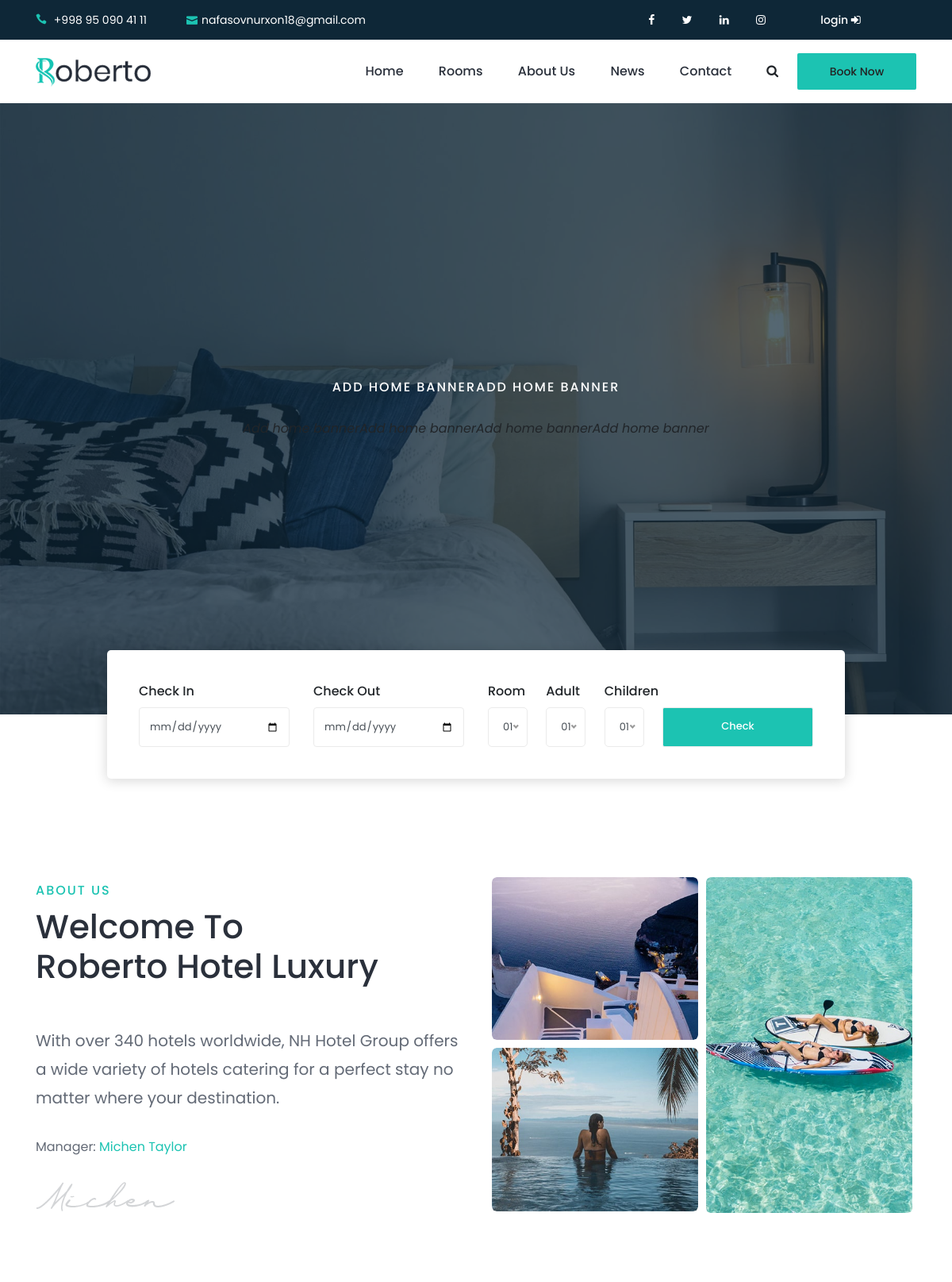
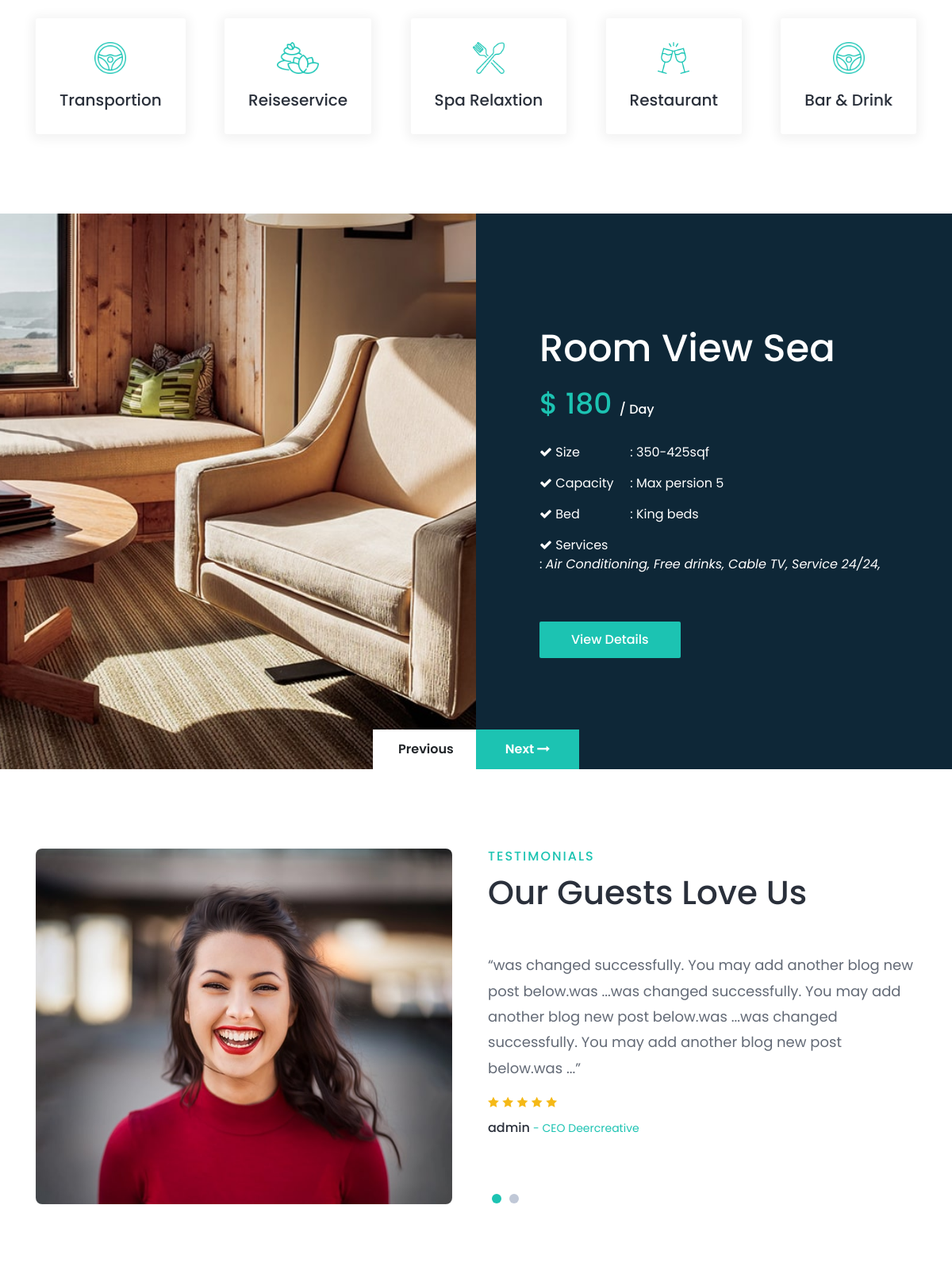
The page / (upper part) on the database its author committed (2 pictures, top to bottom).
### apps/main/models.py (models this page shows)
class MeContact(BaseModel):
    phone = models.CharField(max_length=25)
    email = models.EmailField()
    facebook = models.URLField(null=True, blank=True)
    linkedin = models.URLField(null=True, blank=True)
    twitter = models.URLField(null=True, blank=True)
    instagram = models.URLField(null=True, blank=True)
    address = models.CharField(max_length=35, null=True, blank=True)
    open_time = models.TimeField(null=True, blank=True)
    close_time = models.TimeField(null=True, blank=True)

class HomeBanner(BaseModel):
    title = models.CharField(max_length=221)
    image = models.ImageField(upload_to='banner/')
    description = models.TextField()

class Service(BaseModel):
    title = models.CharField(max_length=221)
    image = models.ImageField(upload_to='service/')

### apps/rooms/models.py (models this page shows, shortened)
class Rooms(BaseModel):
    title = models.CharField(max_length=221)
    author = models.ForeignKey('auth.User', on_delete=models.SET_NULL, null=True)
    services = models.ManyToManyField(RoomServices, related_name='services')
    bed = models.CharField(max_length=221)
    cost = models.CharField(max_length=25)
    size = models.CharField(max_length=25)
    adults = models.IntegerField()
    children = models.IntegerField()
    capacity = models.CharField(max_length=40)

class RoomImages(models.Model):
    room = models.ForeignKey(Rooms, on_delete=models.CASCADE, related_name='images')
    image = models.ImageField(upload_to='images/')

class RoomServices(BaseModel):
    title = models.CharField(max_length=50)
    image = models.ImageField(upload_to='images/')
    def __str__(self):
        return self.title

class RoomComments(BaseModel):
    room = models.ForeignKey(Rooms, on_delete=models.CASCADE, related_name='comments')
    author = models.ForeignKey('auth.User', on_delete=models.CASCADE, related_name='comments')
    comment = models.TextField()
    room_star1 = models.BooleanField(default=False)
    room_star2 = models.BooleanField(default=False)
    room_star3 = models.BooleanField(default=False)
    room_star4 = models.BooleanField(default=False)
    room_star5 = models.BooleanField(default=False)

### apps/main/views.py (the view)
# urls.py: path('', HomeView.as_view(), name='home'),
class HomeView(View):
    template_name = 'main/index.html'
    def get(self, request, *args, **kwargs):
        home_banner = HomeBanner.objects.all()
        service = Service.objects.all()
        blog_posts = BlogPost.objects.all()
        blog_new_posts = BlogNEWPost.objects.order_by('-id')[:3]
        rooms = Rooms.objects.all()
        rooms_comments = RoomComments.objects.all()[:4]
        context = {
            'home_banner': home_banner,
            'service': service,
            'blog_posts': blog_posts,
            'blog_new_posts': blog_new_posts,
            'rooms': rooms,
            'rooms_comments': rooms_comments,
        }
        return render(request, self.template_name, context)

### templates/main/index.html (shortened to what this page needs)
{% extends 'base.html' %}
{% load static %}
{% block content %}
    <section class="welcome-area">
        <div class="welcome-slides owl-carousel">
            {% for banner in home_banner %}
                <div class="single-welcome-slide bg-img bg-overlay"
                     style="background-image: url({{ banner.image.url }});"
                     data-img-url="{{ banner.image.url }}">
                    <div class="welcome-content h-100">
                        <div class="container h-100">
                            <div class="row h-100 align-items-center">
                                <div class="col-12">
                                    <div class="welcome-text text-center">
                                        <h6 data-animation="fadeInLeft" data-delay="200ms">{{ banner.title }}</h6>
                                        <i data-animation="fadeInLeft" data-delay="500ms">{{ banner.description }}</i>
                                    </div>
                                </div>
                            </div>
                        </div>
                    </div>
                </div>
            {% endfor %}
        </div>
    </section>
    <section class="roberto-about-area section-padding-100-0">
        <div class="hotel-search-form-area">
            <div class="container-fluid">
                <div class="hotel-search-form">
                    <form action="#" method="post">
                        <div class="row justify-content-between align-items-end">
                            <div class="col-6 col-md-2 col-lg-3">
                                <label for="checkIn">Check In</label>
                                <input type="date" class="form-control" id="checkIn" name="checkin-date">
                            </div>
                            <div class="col-6 col-md-2 col-lg-3">
                                <label for="checkOut">Check Out</label>
                                <input type="date" class="form-control" id="checkOut" name="checkout-date">
                            </div>
                            <div class="col-4 col-md-1">
                                <label for="room">Room</label>
                            </div>
                            <div class="col-4 col-md-1">
                                <label for="adults">Adult</label>
                            </div>
                            <div class="col-4 col-md-2 col-lg-1">
                                <label for="children">Children</label>
                            </div>
                            <div class="col-12 col-md-3">
                                <button type="submit" class="form-control btn roberto-btn w-100">Check Availability
                                </button>
                            </div>
                        </div>
                    </form>
                </div>
            </div>
        </div>
        <div class="container mt-100">
            <div class="row align-items-center">
                <div class="col-12 col-lg-6">
                    <div class="section-heading wow fadeInUp" data-wow-delay="100ms">
                        <h6>About Us</h6>
                        <h2>Welcome to <br>Roberto Hotel Luxury</h2>
                    </div>
                    <div class="about-us-content mb-100">
                        <h5 class="wow fadeInUp" data-wow-delay="300ms">With over 340 hotels worldwide, NH Hotel Group
                            offers a wide variety of hotels catering for a perfect stay no matter where your
                            destination.</h5>
                        <p class="wow fadeInUp" data-wow-delay="400ms">Manager: <span>Michen Taylor</span></p>
                        <img src="{% static 'img/core-img/signature.png' %}" alt class="wow fadeInUp"
                             data-wow-delay="500ms">
                    </div>
                </div>
                <div class="col-12 col-lg-6">
                    <div class="about-us-thumbnail mb-100 wow fadeInUp" data-wow-delay="700ms">
                        <div class="row no-gutters">
                            <div class="col-6">
                                <div class="single-thumb">
                                    <img src="{% static 'img/bg-img/13.jpg' %}" alt>
                                </div>
                                <div class="single-thumb">
                                    <img src="{% static 'img/bg-img/14.jpg' %}" alt>
                                </div>
                            </div>
                            <div class="col-6">
                                <div class="single-thumb">
                                    <img src="{% static 'img/bg-img/15.jpg' %}" alt>
                                </div>
                            </div>
                        </div>
                    </div>
                </div>
            </div>
        </div>
    </section>
    <div class="roberto-service-area">
        <div class="container">
            <div class="row">
                <div class="col-12">
                    <div class="service-content d-flex align-items-center justify-content-between">
                        {% for ser in service %}
                            <div class="single-service--area mb-100 wow fadeInUp" data-wow-delay="100ms">
                                <img src="{{ ser.image.url }}" alt>
                                <h5>{{ ser.title }}</h5>
                            </div>
                        {% endfor %}
                    </div>
                </div>
            </div>
        </div>
        <section class="roberto-rooms-area">
            <div class="rooms-slides owl-carousel">
                {% for room in rooms %}
                    <div class="single-room-slide d-flex align-items-center">
                        <div class="room-thumbnail h-100 bg-img"
                             style="background-image: url({{ room.images.all.first.image.url }})"></div>
                        <div class="room-content">
                            <h2 data-animation="fadeInUp" data-delay="100ms">{{ room.title }}</h2>
                            <h3 data-animation="fadeInUp" data-delay="300ms">{{ room.cost }} <span>/ Day</span></h3>
                            <ul class="room-feature" data-animation="fadeInUp" data-delay="500ms">
                                <li><span><i class="fa fa-check"></i> Size</span> <span>: {{ room.size }}</span></li>
                                <li><span><i class="fa fa-check"></i> Capacity</span> <span>: {{ room.capacity }}</span>
                                </li>
                                <li><span><i class="fa fa-check"></i> Bed</span> <span>: {{ room.bed }}</span></li>
                                <li><span><i class="fa fa-check"></i> Services</span>
                                    <span>: {% for foo in room.services.all %}
                                        <i>{{ foo }}, </i>
                                    {% endfor %}
                                </span>
                                </li>
                            </ul>
                            <a href="{% url 'rooms:room_detail' %}" class="btn roberto-btn mt-30"
                               data-animation="fadeInUp" data-delay="700ms">View Details</a>
                        </div>
                    </div>
                {% endfor %}
            </div>
        </section>
        <section class="roberto-testimonials-area section-padding-100-0">
            <div class="container">
                <div class="row align-items-center">
                    <div class="col-12 col-md-6">
                        <div class="testimonial-thumbnail owl-carousel mb-100">
                {% for rooms_comment in rooms_comments %}
                            <img src="{% static 'img/bg-img/10.jpg' %}" alt>
                {% endfor %}
                        </div>
                    </div>
                    <div class="col-12 col-md-6">
                        <div class="section-heading">
                            <h6>Testimonials</h6>
                            <h2>Our Guests Love Us</h2>
                        </div>
                        <div class="testimonial-slides owl-carousel mb-100">
                {% for rooms_comment in rooms_comments %}
                            <div class="single-testimonial-slide">
                                <h5>“{{ rooms_comment.comment }}”</h5>
                                <div class="rating-title">
                                    <div class="rating">
                                        <i class="icon_star"></i>
                                        <i class="icon_star"></i>
                                        <i class="icon_star"></i>
                                        <i class="icon_star"></i>
                                        <i class="icon_star"></i>
                                    </div>
                                    <h6>{{ rooms_comment.author }} <span>- CEO Deercreative</span></h6>
                                </div>
                            </div>
                {% endfor %}
                        </div>
                    </div>
                </div>
            </div>
        </section>
    </div>
{% endblock %}

### templates/navbar.html (shortened to what this page needs)
{% load static %}
{% load Me_contact %}
{% me_contact as me_contact %}
<header class="header-area">
    <div class="search-form d-flex align-items-center">
        <div class="container">
            <form action="https://preview.colorlib.com/theme/roberto/index.html" method="get">
                <button type="submit"></button>
            </form>
        </div>
    </div>
    <div class="top-header-area">
        <div class="container">
            <div class="row">
                <div class="col-6">
                    <div class="top-header-content">
                        <a href="tel://{{ me_contact.phone }}"><i class="icon_phone"></i>
                            <span>{{ me_contact.phone }}</span></a>
                        <a href="mailto:{{ me_contact.email }}"><i class="icon_mail"></i>{{ me_contact.email }}</a>
                    </div>
                </div>
                <div class="col-4">
                    <div class="top-header-content">
                        <div class="top-social-area ml-auto">
                            <a href="{{ me_contact.facebook }}"><i class="fa fa-facebook" aria-hidden="true"></i></a>
                            <a href="{{ me_contact.twitter }}"><i class="fa fa-twitter" aria-hidden="true"></i></a>
                            <a href="{{ me_contact.linkedin }}"><i class="fa fa-linkedin" aria-hidden="true"></i></a>
                            <a href="{{ me_contact.instagram }}"><i class="fa fa-instagram" aria-hidden="true"></i></a>
                        </div>
                    </div>
                </div>
                <div class="col-2">
                    <div class="top-header-content">
                        <div class="top-social-area ml-auto">
                            {% if request.user.is_authenticated %}
                                <a style="margin-left: 30px">{{ request.user }}</a>
                                <a href="{% url 'contact:logout' %}"><span> logout </span><i class="fa fa-sign-out"></i></a>
                            {% else %}
                                <a href="{% url 'contact:login' %}"><span>login </span><i class="fa fa-sign-in"></i> </a>
                            {% endif %}
                        </div>
                    </div>
                </div>
            </div>
        </div>
    </div>
    <div class="main-header-area">
        <div class="classy-nav-container breakpoint-off">
            <div class="container">
                <nav class="classy-navbar justify-content-between" id="robertoNav">
                    <a class="nav-brand" href="{% url 'main:home' %}"><img src="{% static 'img/core-img/logo.png' %}"
                                                                           alt></a>
                    <div class="classy-menu">
                        <div class="classynav">
                            <ul id="nav">
                                <li class="active"><a href="{% url 'main:home' %}">Home</a></li>
                                <li><a href="{% url 'rooms:rooms' %}">Rooms</a></li>
                                <li><a href="{% url 'main:about' %}">About Us</a></li>
                                <li><a href="{% url 'blog:blog' %}">News</a></li>
                                <li><a href="{% url 'contact:contact' %}">Contact</a></li>
                            </ul>
                            <div class="search-btn ml-4">
                                <i class="fa fa-search" aria-hidden="true"></i>
                            </div>
                            <div class="mt-2 mb-2 ml-4">
                                <a class="roberto-btn" href="#">Book Now</a>
                            </div>
                        </div>
                    </div>
                </nav>
            </div>
        </div>
    </div>
</header>

### rows shown on the page
MeContact: phone "+998 95 090 41 11", email "nafasovnurxon18@gmail.com"
HomeBanner: image (picture), title "ADD HOME BANNERADD HOME BANNER", description "Add home bannerAdd home bannerAdd home bannerAdd home banner"
Service: image (picture), title "Transportion"
Service: image (picture), title "Reiseservice"
Service: image (picture), title "Spa Relaxtion"
Service: image (picture), title "Restaurant"
Service: image (picture), title "Bar & Drink"
Rooms: images.all.first.image (picture), title "Room View Sea", cost "$ 180", size "350-425sqf", capacity "Max persion 5", bed "King beds"
RoomServices: title "Air Conditioning"
RoomServices: title "Free drinks"
RoomServices: title "Cable TV"
RoomServices: title "Service 24/24"
RoomComments: comment "was changed successfully. You may add another blog new post below.was ...was changed successfully. You may add another blog new post below.was ...was changed successfully. You may add another blog new post below.was ...", author "admin"
